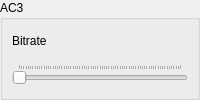
     <widget class="QWidget" name="page_ac3">
      <layout class="QVBoxLayout" name="verticalLayout_19">
       <property name="leftMargin">
        <number>0</number>
       </property>
       <property name="topMargin">
        <number>0</number>
       </property>
       <property name="rightMargin">
        <number>0</number>
       </property>
       <property name="bottomMargin">
        <number>0</number>
       </property>
       <item>
        <widget class="QGroupBox" name="groupBoxAc3">
         <property name="title">
          <string>AC3</string>
         </property>
         <layout class="QVBoxLayout" name="verticalLayout_17">
          <property name="spacing">
           <number>11</number>
          </property>
          <item>
           <widget class="QWidget" name="widget" native="true">
            <property name="sizePolicy">
             <sizepolicy hsizetype="Preferred" vsizetype="Maximum">
              <horstretch>0</horstretch>
              <verstretch>0</verstretch>
             </sizepolicy>
            </property>
            <layout class="QHBoxLayout" name="horizontalLayout_12">
             <property name="spacing">
              <number>7</number>
             </property>
             <property name="leftMargin">
              <number>0</number>
             </property>
             <property name="topMargin">
              <number>0</number>
             </property>
             <property name="rightMargin">
              <number>0</number>
             </property>
             <property name="bottomMargin">
              <number>0</number>
             </property>
             <item>
              <widget class="QLabel" name="labelAc3Bitrate">
               <property name="sizePolicy">
                <sizepolicy hsizetype="Preferred" vsizetype="Fixed">
                 <horstretch>0</horstretch>
                 <verstretch>0</verstretch>
                </sizepolicy>
               </property>
               <property name="text">
                <string>Bitrate</string>
               </property>
              </widget>
             </item>
             <item>
              <spacer name="horizontalSpacer_19">
               <property name="orientation">
                <enum>Qt::Horizontal</enum>
               </property>
               <property name="sizeHint" stdset="0">
                <size>
                 <width>40</width>
                 <height>20</height>
                </size>
               </property>
              </spacer>
             </item>
            </layout>
           </widget>
          </item>
          <item>
           <widget class="QSlider" name="horizontalSliderAc3">
            <property name="minimum">
             <number>64</number>
            </property>
            <property name="maximum">
             <number>640</number>
            </property>
            <property name="singleStep">
             <number>1</number>
            </property>
            <property name="pageStep">
             <number>8</number>
            </property>
            <property name="value">
             <number>64</number>
            </property>
            <property name="orientation">
             <enum>Qt::Horizontal</enum>
            </property>
            <property name="invertedAppearance">
             <bool>false</bool>
            </property>
            <property name="invertedControls">
             <bool>false</bool>
            </property>
            <property name="tickPosition">
             <enum>QSlider::TicksAbove</enum>
            </property>
            <property name="tickInterval">
             <number>8</number>
            </property>
           </widget>
          </item>
         </layout>
        </widget>
       </item>
      </layout>
     </widget>
